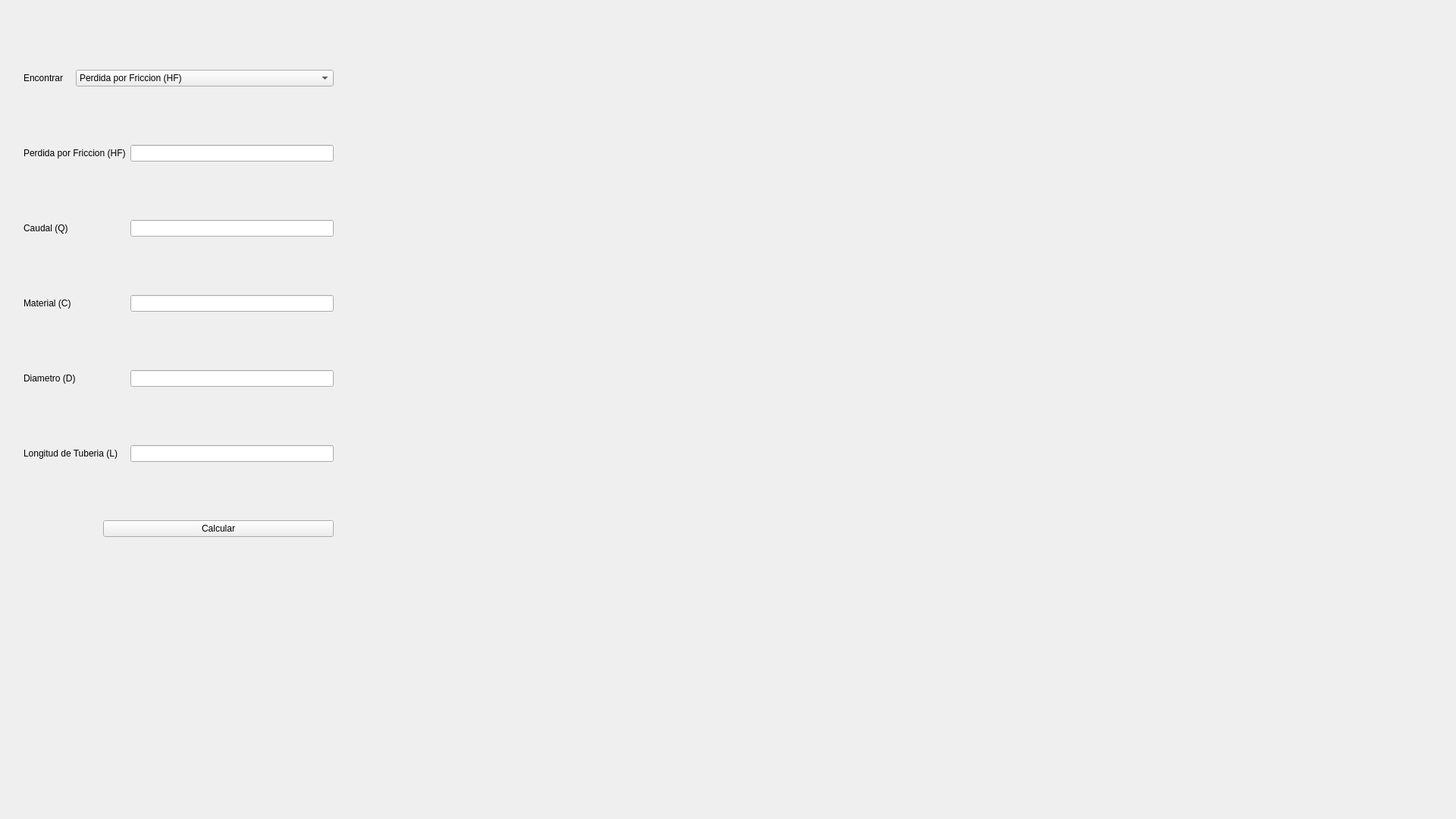
<?xml version="1.0" encoding="UTF-8"?>
<ui version="4.0">
 <class>MainWindow</class>
 <widget class="QMainWindow" name="MainWindow">
  <property name="geometry">
   <rect>
    <x>0</x>
    <y>0</y>
    <width>1920</width>
    <height>1080</height>
   </rect>
  </property>
  <property name="windowTitle">
   <string>MainWindow</string>
  </property>
  <widget class="QWidget" name="centralWidget">
   <widget class="QWidget" name="layoutWidget">
    <property name="geometry">
     <rect>
      <x>20</x>
      <y>10</y>
      <width>431</width>
      <height>781</height>
     </rect>
    </property>
    <layout class="QGridLayout" name="gridLayout">
     <item row="0" column="0">
      <widget class="QLabel" name="label">
       <property name="text">
        <string>Encontrar</string>
       </property>
      </widget>
     </item>
     <item row="0" column="1" colspan="3">
      <widget class="QComboBox" name="comboBox">
       <item>
        <property name="text">
         <string>Perdida por Friccion (HF)</string>
        </property>
       </item>
       <item>
        <property name="text">
         <string>Caudal (Q)</string>
        </property>
       </item>
       <item>
        <property name="text">
         <string>Material (C)</string>
        </property>
       </item>
       <item>
        <property name="text">
         <string>Diametro (D)</string>
        </property>
       </item>
       <item>
        <property name="text">
         <string>Longitud de la Tuberia (L)</string>
        </property>
       </item>
      </widget>
     </item>
     <item row="1" column="0" colspan="3">
      <widget class="QLabel" name="label_2">
       <property name="text">
        <string>Perdida por Friccion (HF)</string>
       </property>
      </widget>
     </item>
     <item row="1" column="3">
      <widget class="QLineEdit" name="lineEditHF"/>
     </item>
     <item row="2" column="0">
      <widget class="QLabel" name="label_3">
       <property name="text">
        <string>Caudal (Q)</string>
       </property>
      </widget>
     </item>
     <item row="2" column="3">
      <widget class="QLineEdit" name="lineEditQ"/>
     </item>
     <item row="3" column="0">
      <widget class="QLabel" name="label_4">
       <property name="text">
        <string>Material (C)</string>
       </property>
      </widget>
     </item>
     <item row="3" column="3">
      <widget class="QLineEdit" name="lineEditC"/>
     </item>
     <item row="4" column="0" colspan="2">
      <widget class="QLabel" name="label_5">
       <property name="text">
        <string>Diametro (D)</string>
       </property>
      </widget>
     </item>
     <item row="4" column="3">
      <widget class="QLineEdit" name="lineEditD"/>
     </item>
     <item row="5" column="0" colspan="3">
      <widget class="QLabel" name="label_6">
       <property name="text">
        <string>Longitud de Tuberia (L)</string>
       </property>
      </widget>
     </item>
     <item row="5" column="3">
      <widget class="QLineEdit" name="lineEditL"/>
     </item>
     <item row="6" column="2" colspan="2">
      <widget class="QPushButton" name="pushButtonCalcular">
       <property name="text">
        <string>Calcular</string>
       </property>
      </widget>
     </item>
    </layout>
   </widget>
  </widget>
 </widget>
 <layoutdefault spacing="6" margin="11"/>
 <resources/>
 <connections/>
</ui>
